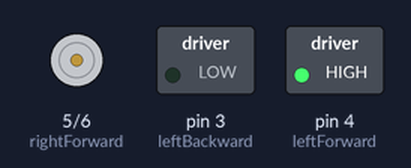
Bench run of a sketch on a simulated Arduino Uno, built with avr-gcc and run on an emulated ATmega328P. Shown: motor-driver pin pairs drawn as motors (green arrow = first pin HIGH = forward, orange = second pin HIGH = backward, longer = more drive), switched loads named in the sketch (green lamp = pin HIGH).

Above: at 0.1 s.
At 2.1 s:
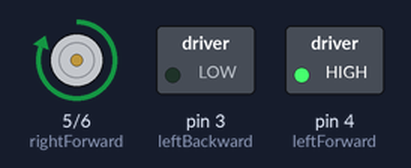
Timing chart, 0 to 3.6 s (numbered marks = the images above):
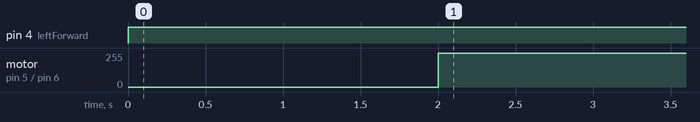

Measured:
- by itself, pin 4 (leftForward): LOW → HIGH at 0.00 s
- by itself, motor on pin 5 (rightForward) / pin 6 (rightBackward): stopped → forward 255/255 at 2.0 s

The sketch:

MotorDriver.ino
```cpp
const int leftForward = 4;
const int leftBackward = 3;
const int rightForward = 5;
const int rightBackward = 6;

void setup()
{
  pinMode(leftForward , OUTPUT);
  pinMode(leftBackward , OUTPUT);
  pinMode(rightForward , OUTPUT);
  pinMode(rightBackward , OUTPUT);

}

void loop()
{
  digitalWrite(leftForward , HIGH);
  delay(1000);
  digitalWrite(leftBackward , LOW);
  delay(1000);
  digitalWrite(rightForward , HIGH);
  delay(1000);
  digitalWrite(rightBackward , LOW);
  delay(1000);

}
```
